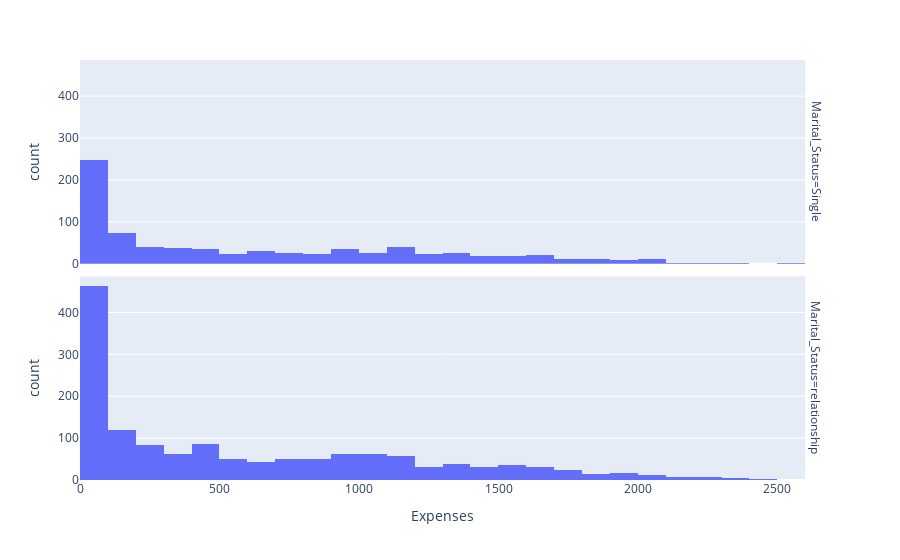

The code cell stored with this chart in its notebook:
### Code cell
fig = px.histogram (df, x = "Expenses",  facet_row = "Marital_Status")
fig.show ()

### Figure 1 — Plotly figure (JSON) as saved in the notebook; plotly's stock layout.template omitted (floating-point values rounded to 4 significant figures; data arrays with more than 128 entries replaced by an {"elided": "..."} marker saying what was removed)
{"data": [{"alignmentgroup": "True", "bingroup": "x", "hovertemplate": "Marital_Status=Single<br>Expenses=%{x}<br>count=%{y}<extra></extra>", "legendgroup": "", "marker": {"color": "#636efa", "pattern": {"shape": ""}}, "name": "", "offsetgroup": "", "orientation": "v", "showlegend": false, "type": "histogram", "x": {"elided": "796 int values"}, "xaxis": "x2", "yaxis": "y2"}, {"alignmentgroup": "True", "bingroup": "x", "hovertemplate": "Marital_Status=relationship<br>Expenses=%{x}<br>count=%{y}<extra></extra>", "legendgroup": "", "marker": {"color": "#636efa", "pattern": {"shape": ""}}, "name": "", "offsetgroup": "", "orientation": "v", "showlegend": false, "type": "histogram", "x": {"elided": "1444 int values"}, "xaxis": "x", "yaxis": "y"}], "layout": {"annotations": [{"font": {}, "showarrow": false, "text": "Marital_Status=relationship", "textangle": 90, "x": 0.98, "xanchor": "left", "xref": "paper", "y": 0.2425, "yanchor": "middle", "yref": "paper"}, {"font": {}, "showarrow": false, "text": "Marital_Status=Single", "textangle": 90, "x": 0.98, "xanchor": "left", "xref": "paper", "y": 0.7575, "yanchor": "middle", "yref": "paper"}], "barmode": "relative", "legend": {"tracegroupgap": 0}, "margin": {"t": 60}, "xaxis": {"anchor": "y", "domain": [0, 0.98], "title": {"text": "Expenses"}}, "xaxis2": {"anchor": "y2", "domain": [0, 0.98], "matches": "x", "showticklabels": false}, "yaxis": {"anchor": "x", "domain": [0, 0.485], "title": {"text": "count"}}, "yaxis2": {"anchor": "x2", "domain": [0.515, 1], "matches": "y", "title": {"text": "count"}}}}
